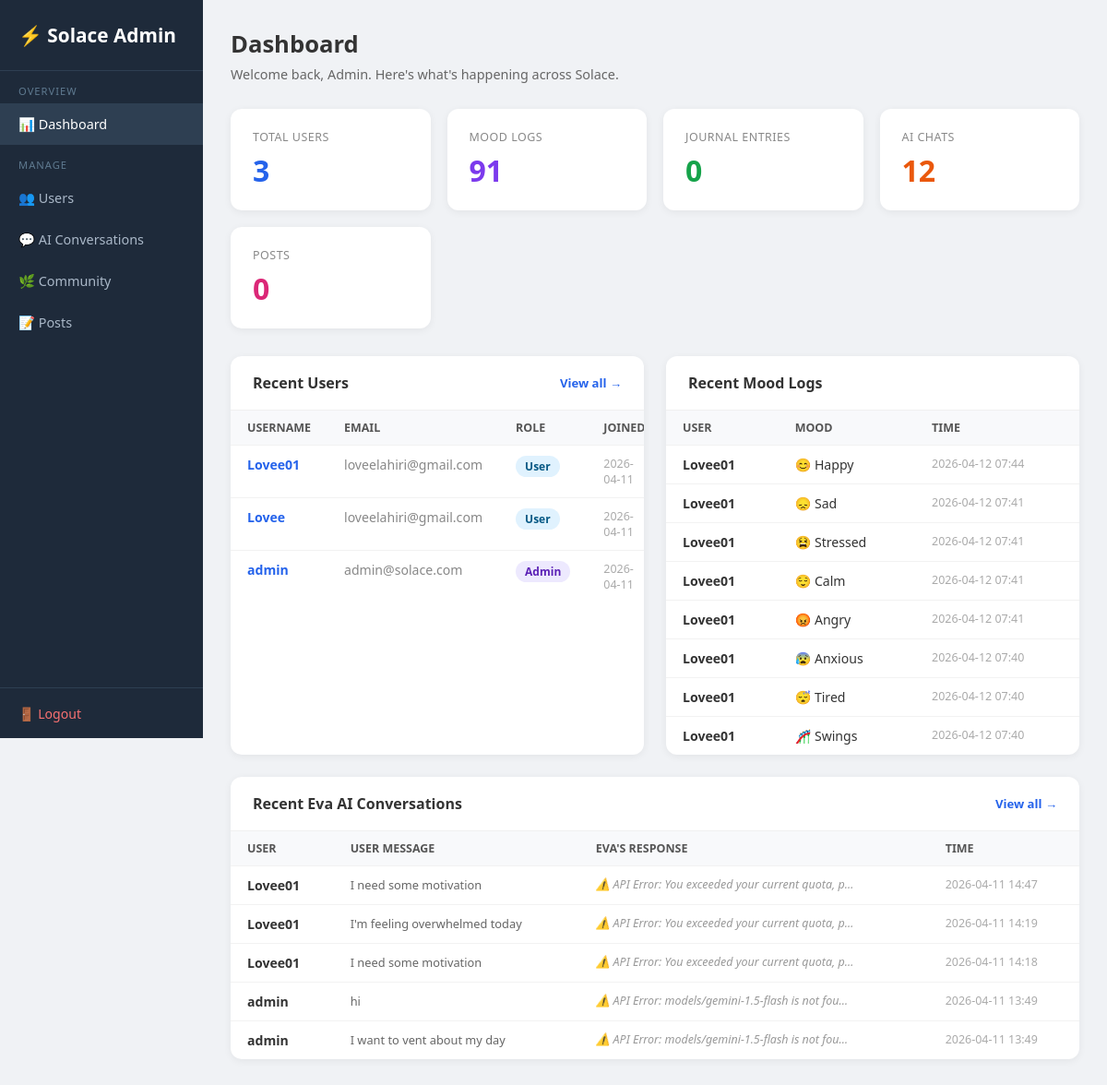
The page /admin (signed in) on the database its author committed.
### tables this page shows
CREATE TABLE users (
                id         INTEGER PRIMARY KEY AUTOINCREMENT,
                username   TEXT UNIQUE NOT NULL,
                email      TEXT NOT NULL,
                password   TEXT NOT NULL,
                is_admin   INTEGER DEFAULT 0,
                created_at DATETIME DEFAULT CURRENT_TIMESTAMP
            );

CREATE TABLE mood_logs (
                id        INTEGER PRIMARY KEY AUTOINCREMENT,
                user_id   INTEGER NOT NULL REFERENCES users(id),
                mood      TEXT NOT NULL,
                timestamp DATETIME DEFAULT CURRENT_TIMESTAMP
            );

CREATE TABLE chat_history (
                id           INTEGER PRIMARY KEY AUTOINCREMENT,
                session_id   TEXT,
                user_id      INTEGER REFERENCES users(id),
                user_message TEXT,
                ai_response  TEXT,
                timestamp    DATETIME DEFAULT CURRENT_TIMESTAMP
            );

### app.py (the view)
@app.route("/admin")
@admin_required
def admin_dashboard() -> Any:
    with get_db() as conn:
        total_users   = conn.execute("SELECT COUNT(*) FROM users").fetchone()[0]
        total_moods   = conn.execute("SELECT COUNT(*) FROM mood_logs").fetchone()[0]
        total_journals= conn.execute("SELECT COUNT(*) FROM journals").fetchone()[0]
        total_chats   = conn.execute("SELECT COUNT(*) FROM chat_history").fetchone()[0]
        total_posts   = conn.execute("SELECT COUNT(*) FROM posts").fetchone()[0]
        recent_users = conn.execute(
            "SELECT id, username, email, is_admin, created_at FROM users ORDER BY created_at DESC LIMIT 5"
        ).fetchall()
        recent_moods = conn.execute("""
            SELECT u.username, ml.mood, ml.timestamp
            FROM mood_logs ml JOIN users u ON ml.user_id=u.id
            ORDER BY ml.timestamp DESC LIMIT 8
        """).fetchall()
        recent_chats = conn.execute("""
            SELECT u.username, ch.user_message, ch.ai_response, ch.timestamp
            FROM chat_history ch JOIN users u ON ch.user_id=u.id
            ORDER BY ch.timestamp DESC LIMIT 5
        """).fetchall()
    return render_template(
        "admin/dashboard.html",
        total_users=total_users, total_moods=total_moods,
        total_journals=total_journals, total_chats=total_chats,
        total_posts=total_posts,
        recent_users=recent_users, recent_moods=recent_moods,
        recent_chats=recent_chats,
    )

### app.py (called while the page is built)
def get_db() -> sqlite3.Connection:
    conn = sqlite3.connect("database.db")
    conn.row_factory = sqlite3.Row
    return conn

def admin_required(f: Any) -> Any:
    @wraps(f)
    def dec(*args: Any, **kwargs: Any) -> Any:
        if "user_id" not in session or not session.get("is_admin"):
            flash("Admin access required.")
            return redirect(url_for("login_page"))
        return f(*args, **kwargs)
    return dec

### templates/admin/dashboard.html (shortened to what this page needs)
<!DOCTYPE html>
<html lang="en">
<head>
</head>
<body>
<div class="sidebar">
  <div class="logo">⚡ Solace Admin</div>
  <nav>
    <div class="sl">Overview</div>
    <a href="/admin" class="active">📊 Dashboard</a>
    <div class="sl">Manage</div>
    <a href="/admin/users">👥 Users</a>
    <a href="/admin/chats">💬 AI Conversations</a>
    <a href="/admin/community">🌿 Community</a>
    <a href="/admin/posts">📝 Posts</a>
  </nav>
  <div class="bot"><a href="/logout">🚪 Logout</a></div>
</div>
<div class="main">
  <div class="page-title">Dashboard</div>
  <div class="page-sub">Welcome back, Admin. Here's what's happening across Solace.</div>
  <div class="stats">
    <div class="stat-card blue"><div class="label">Total Users</div><div class="value">{{ total_users }}</div></div>
    <div class="stat-card purple"><div class="label">Mood Logs</div><div class="value">{{ total_moods }}</div></div>
    <div class="stat-card green"><div class="label">Journal Entries</div><div class="value">{{ total_journals }}</div></div>
    <div class="stat-card orange"><div class="label">AI Chats</div><div class="value">{{ total_chats }}</div></div>
    <div class="stat-card pink"><div class="label">Posts</div><div class="value">{{ total_posts }}</div></div>
  </div>
  <div class="grid2">
    <div class="card">
      <div class="card-header">Recent Users <a href="/admin/users">View all →</a></div>
      <table>
        <thead><tr><th>Username</th><th>Email</th><th>Role</th><th>Joined</th></tr></thead>
        <tbody>
          {% for u in recent_users %}
          <tr>
            <td><a href="/admin/users/{{ u.id }}" style="color:#2563eb;text-decoration:none;font-weight:600">{{ u.username }}</a></td>
            <td style="color:#888">{{ u.email }}</td>
            <td><span class="badge {{ 'admin' if u.is_admin else 'user' }}">{{ 'Admin' if u.is_admin else 'User' }}</span></td>
            <td style="color:#aaa;font-size:0.78rem">{{ (u.created_at or '')[:10] }}</td>
          </tr>
          {% endfor %}
        </tbody>
      </table>
    </div>
    <div class="card">
      <div class="card-header">Recent Mood Logs</div>
      <table>
        <thead><tr><th>User</th><th>Mood</th><th>Time</th></tr></thead>
        <tbody>
          {% for m in recent_moods %}
          <tr>
            <td style="font-weight:600">{{ m.username }}</td>
            <td>{% if m.mood=='happy'%}😊{%elif m.mood=='sad'%}😞{%elif m.mood=='angry'%}😡{%elif m.mood=='anxious'%}😰{%elif m.mood=='calm'%}😌{%elif m.mood=='stressed'%}😫{%elif m.mood=='tired'%}😴{%elif m.mood=='Fear'%}😨{%elif m.mood=='swings'%}🎢{%endif%} {{ m.mood.capitalize() }}</td>
            <td style="color:#aaa;font-size:0.78rem">{{ (m.timestamp or '')[:16] }}</td>
          </tr>
          {% endfor %}
        </tbody>
      </table>
    </div>
  </div>
  <div class="card">
    <div class="card-header">Recent Eva AI Conversations <a href="/admin/chats">View all →</a></div>
    <table>
      <thead><tr><th>User</th><th>User Message</th><th>Eva's Response</th><th>Time</th></tr></thead>
      <tbody>
        {% for c in recent_chats %}
        <tr>
          <td style="font-weight:600">{{ c.username }}</td>
          <td><div class="preview">{{ c.user_message }}</div></td>
          <td><div class="ai-prev">{{ c.ai_response }}</div></td>
          <td style="color:#aaa;font-size:0.78rem">{{ (c.timestamp or '')[:16] }}</td>
        </tr>
        {% endfor %}
      </tbody>
    </table>
  </div>
</div>
</body>
</html>

### templates/admin/dashboard.html (style rules this page uses)
* { box-sizing:border-box;margin:0;padding:0; }
body { font-family:'Segoe UI',sans-serif;background:#f0f2f5;color:#333; }
.sidebar { width:220px;position:fixed;top:0;left:0;height:100vh;background:#1e2a3a;color:#cdd9e5;display:flex;flex-direction:column; }
.sidebar .logo { padding:24px 20px;font-size:1.3rem;font-weight:700;color:#fff;border-bottom:1px solid #2e3f52; }
.sidebar nav a { display:block;padding:13px 20px;color:#aab8c8;text-decoration:none;font-size:0.9rem;transition:background 0.15s; }
.sidebar nav a:hover,.sidebar nav a.active { background:#2e3f52;color:#fff; }
.sidebar nav .sl { padding:14px 20px 6px;font-size:0.7rem;text-transform:uppercase;letter-spacing:1px;color:#5f7a90; }
.sidebar .bot { margin-top:auto;padding:16px 20px;border-top:1px solid #2e3f52; }
.sidebar .bot a { color:#f87171;text-decoration:none;font-size:0.88rem; }
.main { margin-left:220px;padding:30px; }
.page-title { font-size:1.6rem;font-weight:700;margin-bottom:6px; }
.page-sub { color:#666;font-size:0.9rem;margin-bottom:28px; }
.stats { display:grid;grid-template-columns:repeat(auto-fit,minmax(170px,1fr));gap:18px;margin-bottom:30px; }
.stat-card { background:#fff;border-radius:12px;padding:22px 24px;box-shadow:0 2px 8px rgba(0,0,0,.06); }
.stat-card .label { font-size:0.78rem;color:#888;text-transform:uppercase;letter-spacing:.5px; }
.stat-card .value { font-size:2rem;font-weight:700;margin-top:6px; }
.stat-card.blue .value { color:#2563eb; }
.stat-card.green .value { color:#16a34a; }
.stat-card.orange .value { color:#ea580c; }
.stat-card.purple .value { color:#7c3aed; }
.stat-card.pink .value { color:#db2777; }
.card { background:#fff;border-radius:12px;box-shadow:0 2px 8px rgba(0,0,0,.06);margin-bottom:24px;overflow:hidden; }
.card-header { padding:18px 24px;font-weight:600;font-size:1rem;border-bottom:1px solid #f0f0f0;display:flex;justify-content:space-between;align-items:center; }
.card-header a { font-size:0.82rem;color:#2563eb;text-decoration:none; }
table { width:100%;border-collapse:collapse;font-size:0.88rem; }
th { background:#f8f9fb;padding:10px 18px;text-align:left;font-weight:600;color:#555;font-size:0.78rem;text-transform:uppercase; }
td { padding:11px 18px;border-top:1px solid #f2f2f2;vertical-align:top; }
.badge { display:inline-block;padding:3px 10px;border-radius:20px;font-size:0.75rem;font-weight:600; }
.badge.admin { background:#ede9fe;color:#5b21b6; }
.badge.user { background:#e0f2fe;color:#075985; }
.grid2 { display:grid;grid-template-columns:1fr 1fr;gap:24px; }
.preview { max-width:280px;overflow:hidden;text-overflow:ellipsis;white-space:nowrap;color:#666;font-size:0.8rem; }
.ai-prev { max-width:280px;overflow:hidden;text-overflow:ellipsis;white-space:nowrap;color:#999;font-size:0.78rem;font-style:italic; }

### rows shown on the page
users: username "Lovee01", email "loveelahiri@gmail.com", is_admin "User", created_at "2026-04-11"
users: username "Lovee", email "loveelahiri@gmail.com", is_admin "User", created_at "2026-04-11"
users: username "admin", email "admin@solace.com", is_admin "Admin", created_at "2026-04-11"
mood_logs: username "Lovee01", mood "Happy", timestamp "2026-04-12 07:44"
mood_logs: username "Lovee01", mood "Sad", timestamp "2026-04-12 07:41"
mood_logs: username "Lovee01", mood "Stressed", timestamp "2026-04-12 07:41"
mood_logs: username "Lovee01", mood "Calm", timestamp "2026-04-12 07:41"
mood_logs: username "Lovee01", mood "Angry", timestamp "2026-04-12 07:41"
mood_logs: username "Lovee01", mood "Anxious", timestamp "2026-04-12 07:40"
mood_logs: username "Lovee01", mood "Tired", timestamp "2026-04-12 07:40"
mood_logs: username "Lovee01", mood "Swings", timestamp "2026-04-12 07:40"
chat_history: username "Lovee01", user_message "I need some motivation", ai_response "⚠️ API Error: You exceeded your current quota, p…", timestamp "2026-04-11 14:47"
chat_history: username "Lovee01", user_message "I'm feeling overwhelmed today", ai_response "⚠️ API Error: You exceeded your current quota, p…", timestamp "2026-04-11 14:19"
chat_history: username "Lovee01", user_message "I need some motivation", ai_response "⚠️ API Error: You exceeded your current quota, p…", timestamp "2026-04-11 14:18"
chat_history: username "admin", user_message "hi", ai_response "⚠️ API Error: models/gemini-1.5-flash is not fou…", timestamp "2026-04-11 13:49"
chat_history: username "admin", user_message "I want to vent about my day", ai_response "⚠️ API Error: models/gemini-1.5-flash is not fou…", timestamp "2026-04-11 13:49"

### other values the page prints
{{ total_users }} "3"
{{ total_moods }} "91"
{{ total_journals }} "0"
{{ total_chats }} "12"
{{ total_posts }} "0"
